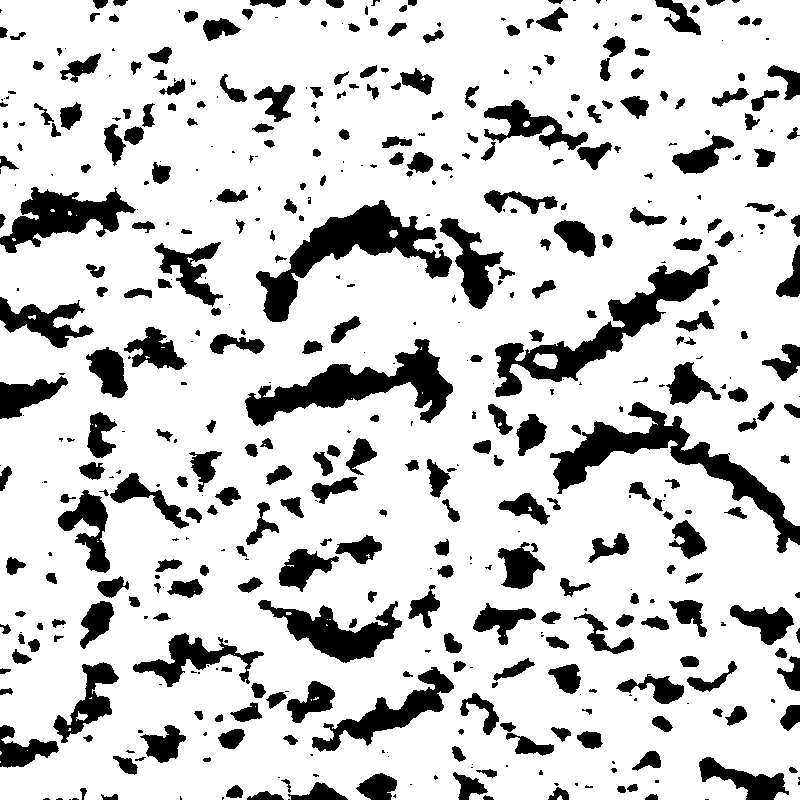
#> input picture scratch/img3924_crop_m11_ws101_k35_inv.png, 800 x 800 px, given in place of media__1782218721649.png, which was not available
$ python compare_t26_crop.py
#> lines starting #> are read from the running program, lines starting #| are printed output that depends on the picture; after the words box and inside, x2 and y2 are one past the last pixel; in counts of white or black regions, pixels touching at a corner belong together; pictures that were not available may be replaced by others from this repository, and a replacement may not be noted
import cv2
import numpy as np

# Load target
target = cv2.imread(r"C:\Users\nanda_4h6zihz\.gemini\antigravity-ide\brain\9bb206b2-f39c-4a1f-befa-83279631baab\media__1782218721649.png", cv2.IMREAD_GRAYSCALE)
#> target: shape (800, 800); 80.8% white; 510 black regions (180 under 20 px), largest, box (x1, y1, x2, y2) and area: (550, 402, 800, 553) 7164, (256, 200, 452, 322) 6854, (245, 339, 453, 426) 6540
target_crop = target[6:360, 4:506]
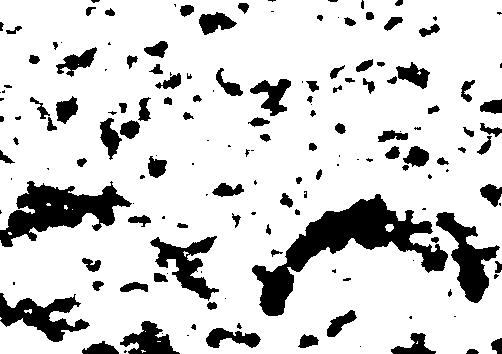
#> target_crop: shape (354, 502); 82.6% white; 162 black regions (63 under 20 px), largest, box (x1, y1, x2, y2) and area: (252, 194, 448, 316) 6854, (0, 181, 132, 247) 4017, (436, 212, 500, 303) 2206
_, target_bin = cv2.threshold(target_crop, 127, 255, cv2.THRESH_BINARY)
H_tc, W_tc = target_crop.shape
#> H_tc = 354; W_tc = 502

# Load grid best
img = cv2.imread("scratch/grid_best_inv.png", cv2.IMREAD_GRAYSCALE)
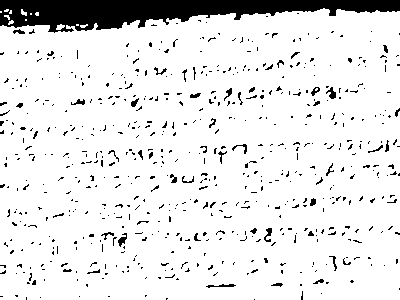
#> input picture scratch/grid_best_inv.png, 400 x 300 px, found by its file name
#> img: shape (300, 400); 90% white; 619 black regions (575 under 20 px), largest, box (x1, y1, x2, y2) and area: (0, 0, 400, 33) 7398, (326, 87, 336, 99) 62, (118, 233, 127, 247) 61

# Resize to target crop
img_r = cv2.resize(img, (W_tc, H_tc), interpolation=cv2.INTER_NEAREST)
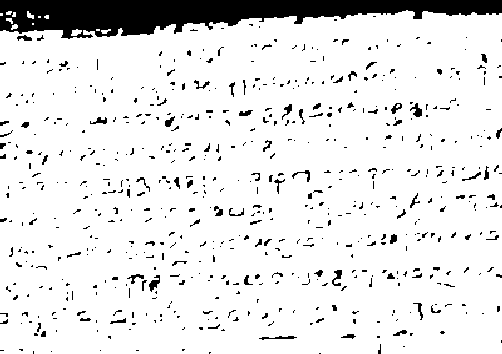
#> img_r: shape (354, 502); 89.9% white; 619 black regions (523 under 20 px), largest, box (x1, y1, x2, y2) and area: (0, 0, 502, 39) 11168, (149, 275, 160, 292) 91, (410, 103, 422, 117) 84
_, img_bin = cv2.threshold(img_r, 127, 255, cv2.THRESH_BINARY)

match = np.sum(img_bin == target_bin)
#> match = 132790
sim = match / target_bin.size
#> sim = 0.747
print(f"Similarity against media__1782218721649.png crop: {sim:.4f}")
#| Similarity against media__1782218721649.png crop: 0.7472
